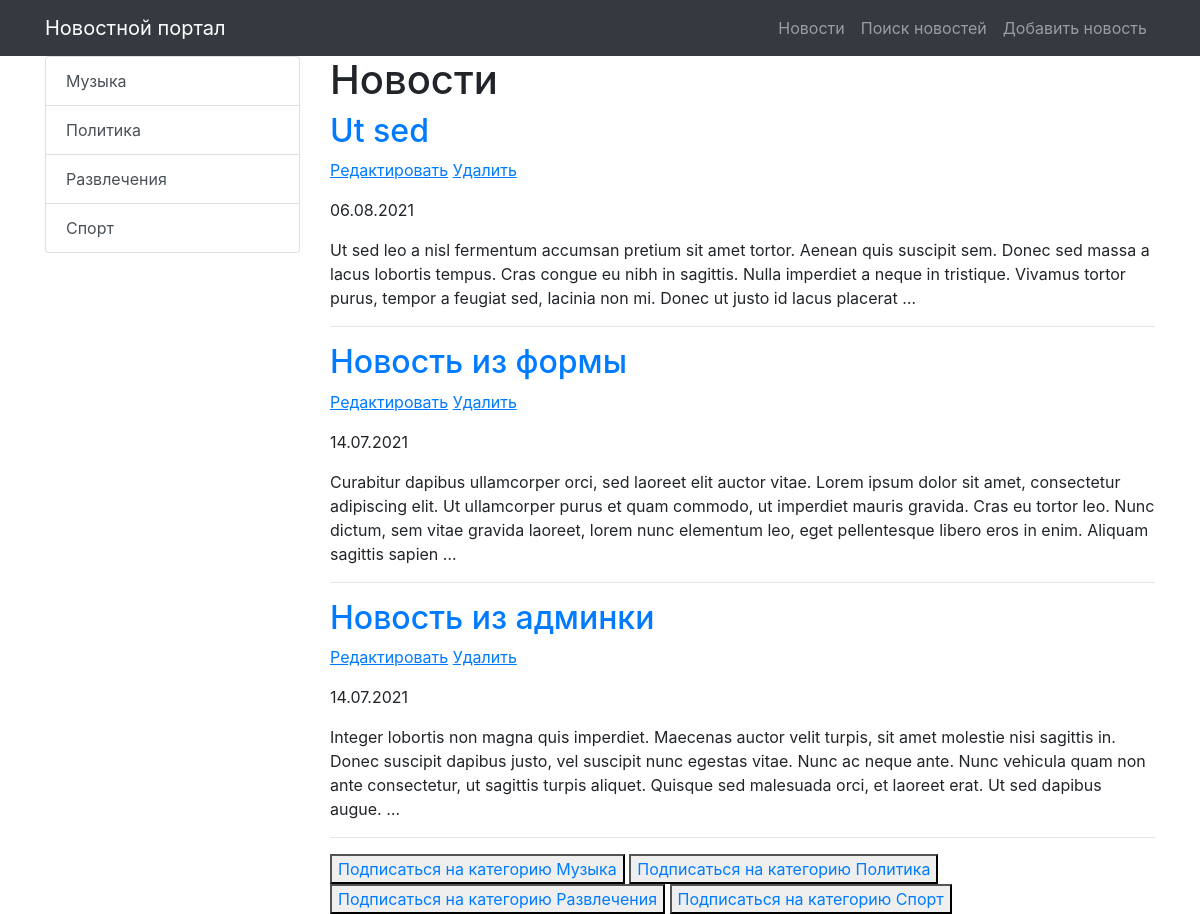
The app's page /news/category/21 (signed in), older data.
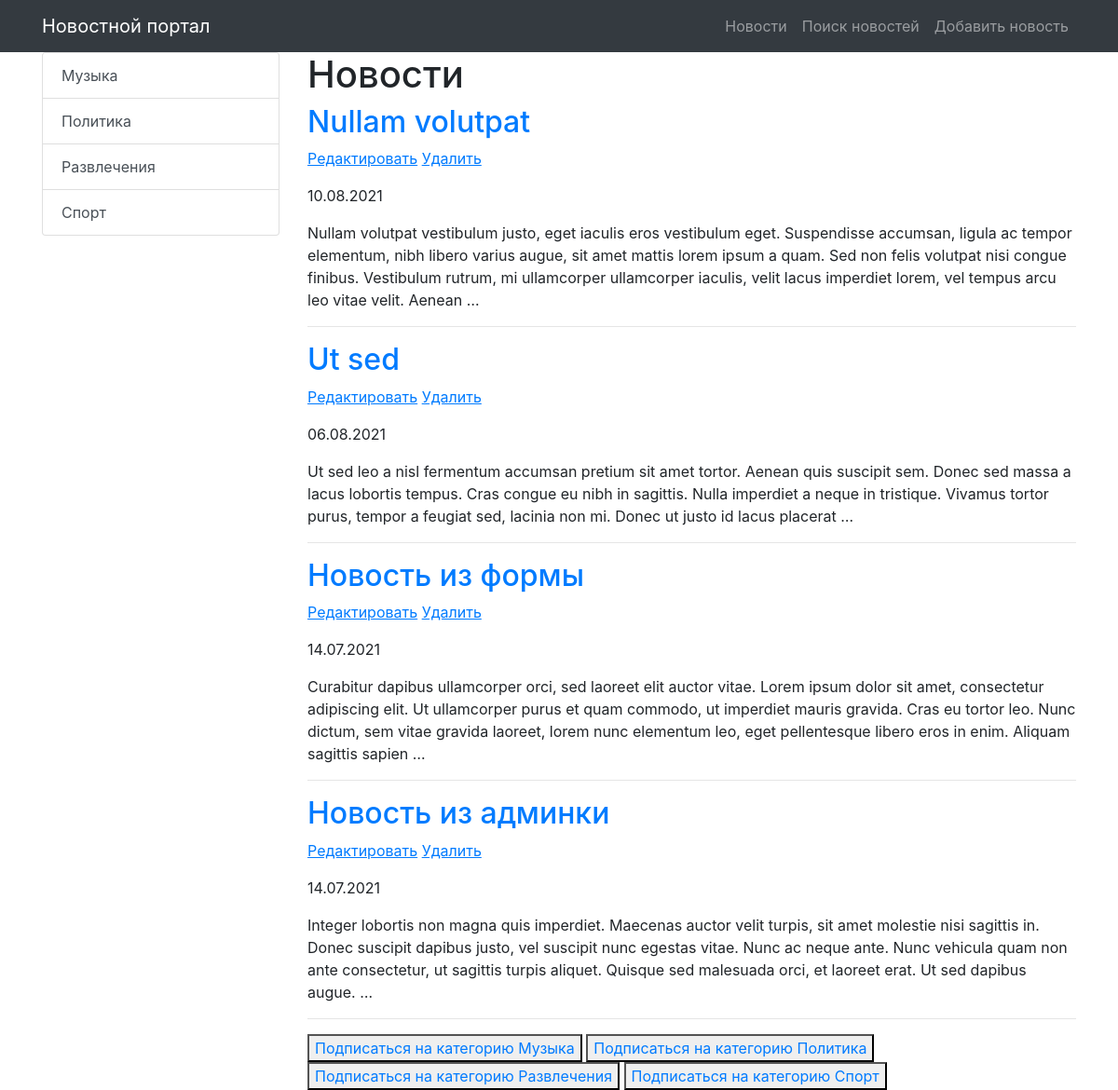
The same page, newer data.
### news/models.py (models this page shows, shortened)
class Category(models.Model):
    title = models.CharField(max_length=255, unique=True, verbose_name='Название категории')
    subscribers = models.ManyToManyField(User)
    class Meta:
        verbose_name = 'Категория'
        verbose_name_plural = 'Категории'
        ordering = ['title']
    def __str__(self):
        return f"{self.title}"
    def get_absolute_url(self):
        return reverse('news_category', kwargs={'category_id': self.pk})

class Post(models.Model):
    TYPE = [
        ('Article', 'Статья'),
        ('News', 'Новость'),
    ]
    author = models.ForeignKey(Author, on_delete=models.CASCADE, verbose_name='Автор')
    category = models.ManyToManyField(Category, through='PostCategory')
    type = models.CharField(max_length=20, choices=TYPE, verbose_name='Тип поста', default='Article')
    creation_datetime = models.DateTimeField(auto_now_add=True, verbose_name='Дата публикации')
    title = models.CharField(max_length=255, verbose_name='Название')
    text = models.TextField(verbose_name='Содержание')
    rating = models.IntegerField(default=0, verbose_name='Рейтинг')
    class Meta:
        verbose_name = 'Пост'
        verbose_name_plural = 'Посты'
        ordering = ['-creation_datetime', 'title']

### news/views.py (the view)
# urls.py: path('category/<int:category_id>', NewsOfCategory.as_view(), name='news_category'),
class NewsOfCategory(NewsList):
    template_name = 'news/news_category.html'
    def get_queryset(self):
        return Post.objects.filter(category=self.kwargs['category_id'])
    def get_context_data(self, **kwargs):
        context = super().get_context_data(**kwargs)
        context['category'] = None
        return context

### news/templatetags/custom_filters.py (called while the page is built)
@register.filter(name='censor')
def censor(text, swearing):
    if swearing in text:
        return text.replace(swearing, '***')
    return text

### news/views.py (called while the page is built)
    def get_context_data(self, **kwargs):
        context = super().get_context_data(**kwargs)
        context['posts_amount'] = len(Post.objects.all())
        context['categories'] = Category.objects.all()
        return context

### templates/news/news_category.html (shortened to what this page needs)
{% extends 'default.html' %}
{% load custom_filters %}
{% block content %}
    <h1>Новости</h1>
    {% if news %}
        {% for news_one in news %}
            <h2>
                <a href="{% url 'news_one' news_one.pk %}">{{ news_one.title | censor:'очень_плохое_слово'}}</a>
            </h2>
            <p>
                <a href="{% url 'news_update' news_one.pk %}"><u>Редактировать</u></a>
                <a href="{% url 'news_delete' news_one.pk %}"><u> Удалить </u></a>
            </p>
            <p>{{ news_one.creation_datetime | date:'d.m.Y'}}</p>
            <p>{{ news_one.text | censor:'очень_плохое_слово' | truncatewords_html:50}}</p>
            <hr>
        {% endfor %}
    {% else %}
        <h2>Нет никаких новостей :(</h2>
    {% endif %}
    {% for item in categories %}
        <button> <a href="{% url 'subscribe' item.pk  %}">  Подписаться на категорию {{ item }}</a> </button>
    {% endfor %}
{% endblock content %}

### templates/default.html (shortened to what this page needs)
{% load static %}
<!DOCTYPE html>
<html lang="en">
<head>
    <link href="{% static 'vendor/bootstrap/css/bootstrap.min.css' %}" rel="stylesheet">
</head>
<body>
{% load cache %}
{% cache 30 nav %}
{% block nav %}
<nav class="navbar navbar-expand-lg navbar-dark bg-dark static-top">
    <div class="container">
        <a class="navbar-brand" href="/news/">Новостной портал</a>
        <div class="collapse navbar-collapse" id="navbarResponsive">
            <ul class="navbar-nav ml-auto">
                <li class="nav-item">
                    <a class="nav-link" href="/news/">Новости</a>
                </li>
                <li class="nav-item">
                    <a class="nav-link" href="{% url 'news_search' %}">Поиск новостей</a>
                </li>
                <li class="nav-item">
                    <a class="nav-link" href="{% url 'news_add' %}">Добавить новость</a>
                </li>
            </ul>
        </div>
    </div>
</nav>
{% endblock %}
{% endcache %}
<div class="container">
    <div class="row">
        <div class="col-md-3">
            <div class="list-group">
                {% for item in categories %}
                <a href="{{ item.get_absolute_url }}" class="list-group-item list-group-item-action">
                    {{ item.title }}
                </a>
                {% endfor %}
            </div>
        </div>
        <div class="col-md-9">
            {% block content %}
            {% endblock content %}
        </div>
    </div>
</div>
</body>
</html>

Row changes from the older to the newer data that the page shows:
added Post: title|censor "Nullam volutpat", creation_datetime "10.08.2021", text|censor "Nullam volutpat vestibulum justo, eget iaculis eros vestibulum eget. Suspendisse accumsan, ligula ac tempor elementum, nibh libero varius augue, sit amet mattis lorem ipsum a quam. Sed non felis volutpat nisi congue finibus. Vestibulum rutrum, mi ullamcorper ullamcorper iaculis, velit lacus imperdiet lorem, vel tempus arcu leo vitae velit. Aenean …"
